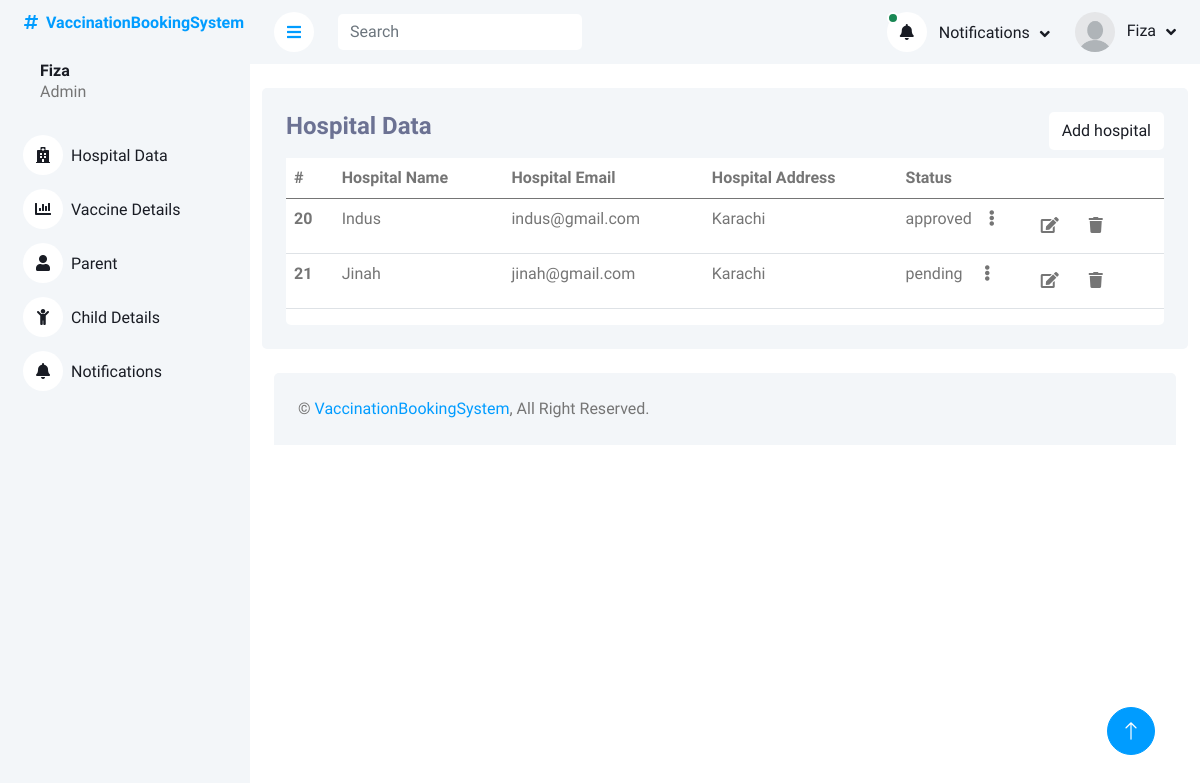
The app's page /eProject/hospitalData.php (signed in) with its own data.
### tables this page shows
CREATE TABLE `hospital_login` (
  `hospitalID` int(11) NOT NULL,
  `hospitalName` varchar(250) NOT NULL,
  `hospitalEmail` varchar(250) NOT NULL,
  `hospitalPassword` varchar(250) NOT NULL,
  `hospitalLocation` varchar(250) NOT NULL,
  `hospitalStatus` enum('pending','approved','rejected') NOT NULL DEFAULT 'pending'
);

### eProject/hospitalData.php (the view, shortened to what this page needs)
<?php
include_once('header_admin.php');
?>
<div class="container pt-4">
    <div class="bg-light rounded p-4">
        <div class="row">
            <div class="col-12">
                <div class="bg-white rounded h-100 ">
                    <div class="d-flex bg-light justify-content-between">
                        <h4>Hospital Data</h4>
                        <button type="button" class="btn text-dark  bg-white mb-2 insert" data-bs-toggle="modal"
                            data-bs-target="#insert-hospital-modal" name="insertCategory">Add hospital
                        </button>
                    </div>
                    <div class="table-responsive bg- ">
                        <table class="table">
                            <thead>
                                <tr>
                                    <th scope="col">#</th>
                                    <th scope="col">Hospital Name</th>
                                    <th scope="col">Hospital Email</th>
                                    <th scope="col">Hospital Address</th>
                                    <th scope="col">Status</th>
                                    <th scope="col"> </th>
                                </tr>
                            </thead>
                            <tbody>
                                <?php
                        $query = $pdo->query("SELECT * FROM hospital_login");
                        $result = $query->fetchAll(PDO::FETCH_ASSOC);
                        foreach($result as $row){
                        ?>
                                <tr class="tr-row">
                                    <th scope="row">
                                        <?php echo $row['hospitalID'] ?>
                                    </th>
                                    <td>
                                        <?php echo $row['hospitalName'] ?>
                                    </td>
                                    <td>
                                        <?php echo $row['hospitalEmail'] ?>
                                    </td>
                                    <td>
                                        <?php echo $row['hospitalLocation'] ?>
                                    </td>
                                    <td>
                                        <div class="d-flex">
                                            <?php echo $row['hospitalStatus'] ?>
                                            <div class="mx-auto">
                                                <i class="fa fa-ellipsis-v" data-bs-toggle="dropdown"
                                                    aria-expanded="false" id="dropdownMenuButton" aria-haspopup="true"
                                                    aria-expanded="false"></i>
                                            </div>
                                        </div>
                                    </td>
                                    <td class="">
                                        <button class="btn btn-white edit-btn " data-bs-toggle="modal"
                                            data-bs-target="#update-hospital-modal<?php echo $row['hospitalID']  ?>">
                                            <i class="fa fa-edit"></i>
                                        </button>
                                        <button class="btn btn-white" data-bs-toggle="modal"
                                            data-bs-target="#delete-hospital-modal<?php echo $row['hospitalID']  ?>">
                                            <i class="fa fa-trash"></i>
                                        </button>
                                    </td>
                                </tr>
                                <?php
                        };
                                       ?>
                            </tbody>
                        </table>
                    </div>
                </div>
            </div>
        </div>
    </div>
</div>
<?php
include('footer.php')
?>

### eProject/css/style.css (style rules this page uses)
:root { --primary: #009CFF; --light: #F3F6F9; --dark: #191C24; }
.btn { transition: .5s; }

### eProject/header_admin.php (style rules this page uses)
h4 { color: #6C7293; }

### records on screen
hospital_login: hospitalID "20", hospitalName "Indus", hospitalEmail "indus@gmail.com", hospitalLocation "Karachi", hospitalStatus "approved"
hospital_login: hospitalID "21", hospitalName "Jinah", hospitalEmail "jinah@gmail.com", hospitalLocation "Karachi", hospitalStatus "pending"

### other values on screen
$value['adminName'] "Fiza"
